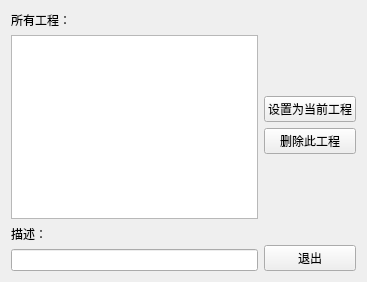
<?xml version="1.0" encoding="UTF-8"?>
<ui version="4.0">
 <class>DelProject</class>
 <widget class="QWidget" name="DelProject">
  <property name="geometry">
   <rect>
    <x>0</x>
    <y>0</y>
    <width>367</width>
    <height>282</height>
   </rect>
  </property>
  <property name="windowTitle">
   <string>所有工程</string>
  </property>
  <layout class="QHBoxLayout" name="horizontalLayout">
   <item>
    <layout class="QVBoxLayout" name="verticalLayout_2">
     <item>
      <widget class="QLabel" name="label">
       <property name="text">
        <string>所有工程：</string>
       </property>
      </widget>
     </item>
     <item>
      <widget class="QListView" name="listView"/>
     </item>
     <item>
      <widget class="QLabel" name="label_2">
       <property name="text">
        <string>描述：</string>
       </property>
       <property name="buddy">
        <cstring>lineEdit</cstring>
       </property>
      </widget>
     </item>
     <item>
      <widget class="QLineEdit" name="lineEdit">
       <property name="readOnly">
        <bool>true</bool>
       </property>
      </widget>
     </item>
    </layout>
   </item>
   <item>
    <layout class="QVBoxLayout" name="verticalLayout">
     <item>
      <spacer name="verticalSpacer_2">
       <property name="orientation">
        <enum>Qt::Vertical</enum>
       </property>
       <property name="sizeHint" stdset="0">
        <size>
         <width>20</width>
         <height>40</height>
        </size>
       </property>
      </spacer>
     </item>
     <item>
      <widget class="QPushButton" name="currentButton">
       <property name="text">
        <string>设置为当前工程</string>
       </property>
      </widget>
     </item>
     <item>
      <widget class="QPushButton" name="delButton">
       <property name="text">
        <string>删除此工程</string>
       </property>
      </widget>
     </item>
     <item>
      <spacer name="verticalSpacer">
       <property name="orientation">
        <enum>Qt::Vertical</enum>
       </property>
       <property name="sizeHint" stdset="0">
        <size>
         <width>20</width>
         <height>40</height>
        </size>
       </property>
      </spacer>
     </item>
     <item>
      <widget class="QPushButton" name="pushButton_2">
       <property name="text">
        <string>退出</string>
       </property>
      </widget>
     </item>
    </layout>
   </item>
  </layout>
 </widget>
 <resources/>
 <connections>
  <connection>
   <sender>pushButton_2</sender>
   <signal>clicked()</signal>
   <receiver>DelProject</receiver>
   <slot>close()</slot>
   <hints>
    <hint type="sourcelabel">
     <x>340</x>
     <y>252</y>
    </hint>
    <hint type="destinationlabel">
     <x>354</x>
     <y>225</y>
    </hint>
   </hints>
  </connection>
 </connections>
</ui>
